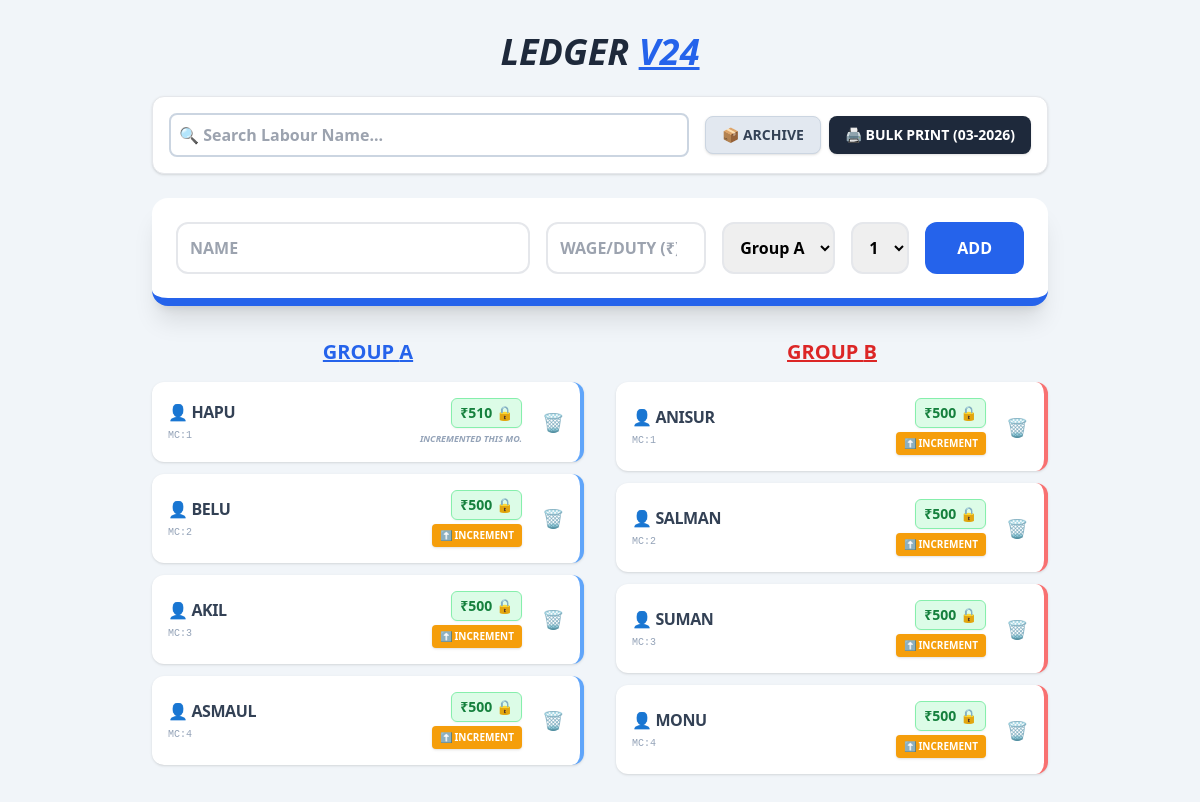
The page / on the database its author committed.
### models.py (models this page shows)
class Labour(Base):
    __tablename__ = 'labours'
    id = Column(Integer, primary_key=True)
    name = Column(String, unique=True)
    group = Column(String)
    home_mc = Column(String)
    wage_rate = Column(Integer, default=0)
    last_increment_month = Column(String, default="")
    is_active = Column(Integer, default=1) # NEW FEATURE: 1 = Active, 0 = Archived

### app.py (the view)
@app.route('/')
def index():
    s = Session()
    labours = s.query(Labour).filter_by(is_active=1).all()
    current_m_y = datetime.now().strftime("%m-%Y")
    s.close()
    return render_template('index.html', labours=labours, current_m_y=current_m_y)

### templates/index.html (shortened to what this page needs)
<!DOCTYPE html>
<html lang="en">
<head>
    <script src="https://cdn.tailwindcss.com"></script>
</head>
<body class="bg-slate-100 p-8 font-sans">
    <div class="max-w-4xl mx-auto">
        <h1 class="text-4xl font-black mb-6 text-center text-slate-800 uppercase italic">Ledger <span class="text-blue-600 underline">v24</span></h1>
        <div class="flex justify-between items-center mb-6 bg-white p-4 rounded-xl shadow border gap-4">
            <input type="text" id="searchInput" placeholder="🔍 Search Labour Name..." class="border-2 p-2 rounded-lg flex-1 font-bold outline-none border-slate-300 focus:border-blue-500" onkeyup="filterLabours()">
            <div class="flex gap-2">
                <a href="/archive" class="bg-slate-200 text-slate-700 px-4 py-2 rounded-lg font-bold hover:bg-slate-300 uppercase text-sm shadow flex items-center gap-2 border border-slate-300">
                    📦 Archive
                </a>
                <a href="/bulk_print?m={{current_m_y}}" target="_blank" class="bg-slate-800 text-white px-4 py-2 rounded-lg font-bold hover:bg-black uppercase text-sm shadow flex items-center gap-2">
                    🖨️ Bulk Print ({{current_m_y}})
                </a>
            </div>
        </div>
        <form action="/add_labour" method="POST" class="bg-white p-6 rounded-2xl shadow-xl mb-8 flex gap-4 border-b-8 border-blue-600 flex-wrap">
            <input type="text" name="name" placeholder="NAME" class="flex-1 border-2 p-3 rounded-xl uppercase font-bold outline-none min-w-[200px]" required>
            <input type="number" name="wage" placeholder="WAGE/DUTY (₹)" class="w-40 border-2 p-3 rounded-xl font-bold outline-none" required>
            <select name="group" class="border-2 p-3 rounded-xl font-bold">
                <option value="A">Group A</option>
            </select>
            <select name="mc" class="border-2 p-3 rounded-xl font-bold">
                {% for i in range(1, 10) %}<option value="{{i}}">{{i}}</option>{% endfor %}
            </select>
            <button class="bg-blue-600 text-white px-8 rounded-xl font-bold hover:bg-blue-700">ADD</button>
        </form>
        <div class="grid grid-cols-2 gap-8">
            {% for g in ['A', 'B'] %}
            <div>
                <h2 class="text-xl font-black mb-4 {{'text-blue-600' if g=='A' else 'text-red-600'}} underline uppercase text-center font-bold">GROUP {{g}}</h2>
                <div id="group-{{g}}">
                    {% for l in labours if l.group == g %}
                    <div class="labour-card bg-white p-4 rounded-xl shadow mb-3 flex justify-between items-center border-r-4 {{'border-blue-400' if g=='A' else 'border-red-400'}} hover:scale-105 transition-all" data-name="{{l.name}}">
                        <div class="flex flex-col flex-1">
                            <a href="/notebook/{{l.id}}" class="font-bold text-slate-700 uppercase tracking-tight">👤 {{l.name}}</a>
                            <span class="text-[10px] text-slate-400 font-mono mt-1">MC:{{l.home_mc}}</span>
                        </div>
                        <div class="flex items-center gap-3">
                            {% if l.wage_rate == 0 %}
                                <form action="/update_wage/{{l.id}}" method="POST" class="flex items-center bg-slate-100 rounded-lg p-1 border border-slate-300">
                                    <span class="text-xs font-bold text-slate-500 ml-1 mr-1">₹</span>
                                    <input type="number" name="wage" placeholder="0" class="w-16 text-sm font-black text-amber-600 bg-transparent outline-none text-center" required>
                                    <button type="submit" class="bg-blue-600 hover:bg-blue-700 text-white text-[10px] px-2 py-1 rounded font-bold shadow cursor-pointer ml-1">SET</button>
                                </form>
                            {% else %}
                                <div class="flex flex-col items-end">
                                    <span class="text-sm font-black text-green-700 bg-green-100 px-2 py-1 rounded-md border border-green-300 shadow-sm cursor-not-allowed" title="Wage is Locked">₹{{l.wage_rate}} 🔒</span>
                                    {% if l.last_increment_month != current_m_y %}
                                        <button onclick="requestIncrement('{{l.id}}', '{{l.wage_rate}}', '{{l.name}}')" class="text-[10px] bg-amber-500 hover:bg-amber-600 text-white px-2 py-1 rounded mt-1 font-bold shadow transition-all uppercase">⬆️ Increment</button>
                                    {% else %}
                                        <span class="text-[9px] text-slate-400 font-bold mt-1 uppercase italic">Incremented this mo.</span>
                                    {% endif %}
                                </div>
                            {% endif %}
                            <button onclick="requestArchive('{{l.id}}', '{{l.name}}')" class="text-red-200 hover:text-red-600 text-lg transition-colors ml-2" title="Archive Worker">🗑️</button>
                        </div>
                    </div>
                    {% endfor %}
                </div>
            </div>
            {% endfor %}
        </div>
    </div>
</body>
</html>

### rows shown on the page
Labour: name "HAPU", home_mc "1", wage_rate "510", last_increment_month "INCREMENTED THIS MO."
Labour: name "BELU", home_mc "2", wage_rate "500"
Labour: name "AKIL", home_mc "3", wage_rate "500"
Labour: name "ASMAUL", home_mc "4", wage_rate "500"
Labour: name "ANISUR", home_mc "1", wage_rate "500"
Labour: name "SALMAN", home_mc "2", wage_rate "500"
Labour: name "SUMAN", home_mc "3", wage_rate "500"
Labour: name "MONU", home_mc "4", wage_rate "500"

### other values the page prints
{{ g }} "A" "B"
form field mc "1"
